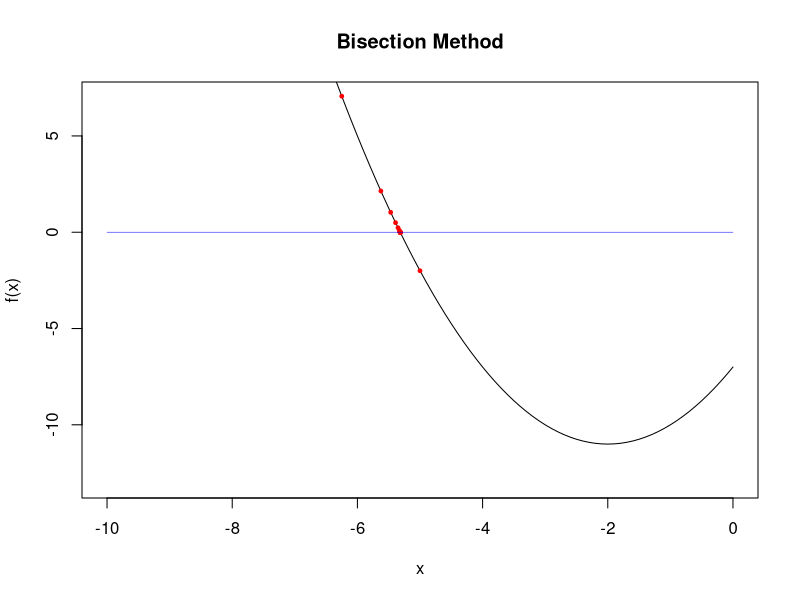

This chart was generated by the following R code:
#' ---
#' title: "Bisection Methos in R"
#' author: "Rahul Goswami"
#' ---


#' Bisection Method is a method for finding the root of a function. Suppose we want to find the root of the equation
#' $$ f(x) = 0 $$ in the interval $[a,b]$. Steps for the Bisection Method are:
#'
#' 1. Take the midpoint of the interval $[a,b]$ , $x_0 = (a+b)/2$
#' 2. Evaluate the function at $x_0$ , $f(x_0)$
#' 3. If $f(x_0) = 0$ then the root is found. 
#' 4. If sign of $f(x_0)$ is same as sign of $f(a)$ then $a = x_0$ and $b = b$ otherwise $a = a$ and $b = x_0$
#' 5. Repeat the process until the interval converges to a root.   
#' 
#'
#' ### Example
#' f(x) = x^2 + 4x - 7  in the interval $[-10,0]$
#' f(-10) = -10^2 + 4*(-10) - 7 = -70 and f(0) = 0 Opposite sign of f(-10) and f(0) so we will start with $a = -10$ and $b = 0$
#'

f <- function(x) {
  x^2 + 4*x - 7
}

#' Initial points
a <- -10
b <- 0
count <- 0
midpoint <- c()
functionvalue <- c()
while(abs(a-b) > 0.00001) {
  count = count + 1
  x <- (a+b)/2  # midpoint
  midpoint <- c(midpoint,x) # store the midpoint
  fx <- f(x)    # evaluate f(x) at midpoint
  functionvalue <- c(functionvalue,fx) # store the function value
  if(sign(f(a)) == sign(fx)) {
    a <- x
  } else {
    b <- x
  }
  cat("Iteration:",count,"\t","f(x) =",fx,"midpoint:",x,"New interval:",a,"to",b,"\n")
}

#'### Plottings

{plot(f,xlim=c(-10,0),ylim=c(-13,7),xlab="x",ylab="f(x)",main="Bisection Method")
points(midpoint,functionvalue,pch=19,col="red",cex=0.5)
lines(c(0,-10),c(0,0),col="blue",lwd=0.5)}
